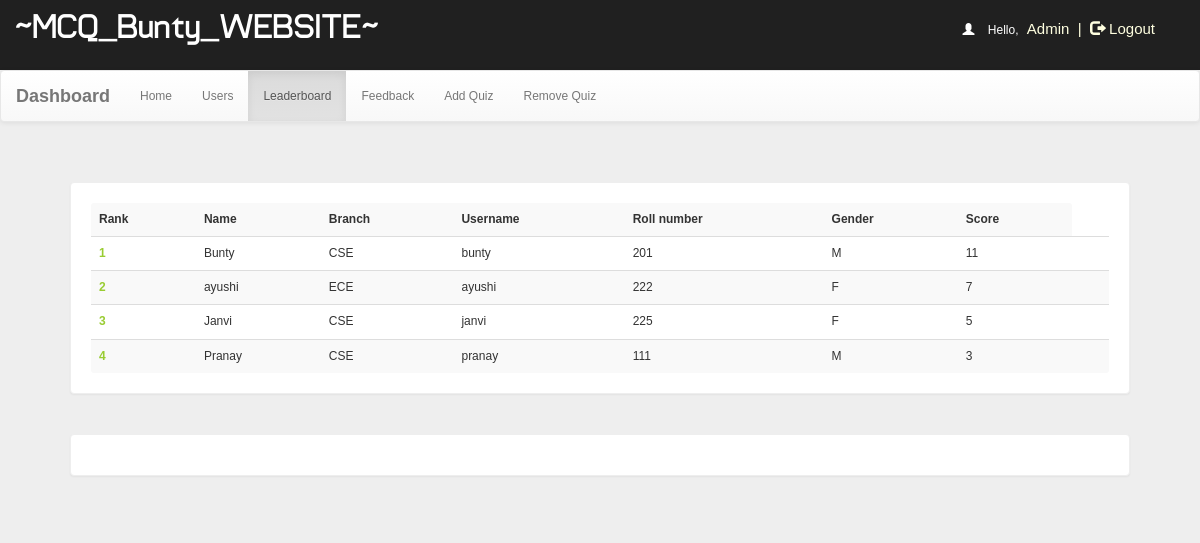
Page /dash.php?q=2 (signed in) on the committed database.
### tables this page shows
CREATE TABLE `rank` (
  `id` int(100) NOT NULL,
  `username` varchar(50) NOT NULL,
  `score` int(11) NOT NULL,
  `time` timestamp NOT NULL DEFAULT CURRENT_TIMESTAMP ON UPDATE CURRENT_TIMESTAMP
);

CREATE TABLE `user` (
  `id` int(100) NOT NULL,
  `name` varchar(50) NOT NULL,
  `rollno` varchar(20) NOT NULL,
  `branch` varchar(20) NOT NULL,
  `gender` varchar(5) NOT NULL,
  `username` varchar(50) NOT NULL,
  `phno` bigint(20) NOT NULL,
  `password` varchar(500) NOT NULL
);

### dash.php (the view, shortened to what this page needs)
<!DOCTYPE html PUBLIC "-//W3C//DTD XHTML 1.0 Transitional//EN" "http://www.w3.org/TR/xhtml1/DTD/xhtml1-transitional.dtd">
<html xmlns="http://www.w3.org/1999/xhtml">
<head>
<link  rel="stylesheet" href="css/bootstrap.min.css"/>
 <link  rel="stylesheet" href="css/bootstrap-theme.min.css"/>
 <link rel="stylesheet" href="css/main.css">
 <link  rel="stylesheet" href="css/font.css">
</head>
<body  style="background:#eee;">
<body  style="background:#eee;">
<div class="header">
<div class="row">
<div class="col-lg-6">
<span class="logo">~MCQ_Bunty_WEBSITE~</span></div>
<?php
include_once 'dbConnection.php';
if (!(isset($_SESSION['username']))  || ($_SESSION['key']) != '54585c506829293a2d4c3b68543b316e2e7a2d277858545a36362e5f39') {
    session_destroy();
    header("location:index.php");
} else {
    $name     = $_SESSION['name'];
    $username = $_SESSION['username'];
    echo '<span class="pull-right top title1" ><span style="color:white"><span class="glyphicon glyphicon-user" aria-hidden="true"></span>&nbsp;&nbsp;&nbsp;&nbsp;Hello,</span> <span class="log log1" style="color:lightyellow">' . $name . '&nbsp;&nbsp;|&nbsp;&nbsp;<a href="logout.php?q=account.php" style="color:lightyellow"><span class="glyphicon glyphicon-log-out" aria-hidden="true"></span>&nbsp;Logout</button></a></span>';
}
?>
</div></div>
<nav class="navbar navbar-default title1">
  <div class="container-fluid">
    <div class="navbar-header">
      <a class="navbar-brand" href="dash.php?q=0"><b>Dashboard</b></a>
    </div>
    <div class="collapse navbar-collapse" id="bs-example-navbar-collapse-1">
      <ul class="nav navbar-nav">
        <li <?php
if (@$_GET['q'] == 0)
    echo 'class="active"';
?>><a href="dash.php?q=0">Home<span class="sr-only">(current)</span></a></li>
        <li <?php
if (@$_GET['q'] == 1)
    echo 'class="active"';
?>><a href="dash.php?q=1">Users</a></li>
    <li <?php
if (@$_GET['q'] == 2)
    echo 'class="active"';
?>><a href="dash.php?q=2">Leaderboard</a></li>
    <li <?php
if (@$_GET['q'] == 3)
    echo 'class="active"';
?>><a href="dash.php?q=3">Feedback</a></li>
        <li <?php
if (@$_GET['q'] == 4)
    echo 'class="active"';
?>><a href="dash.php?q=4">Add Quiz</a></li>
        <li <?php
if (@$_GET['q'] == 5)
    echo 'class="active"';
?>><a href="dash.php?q=5">Remove Quiz</a></li>
      </ul>
          </div>
  </div>
</nav>
<div class="container">
<div class="row">
<div class="col-md-12">
<?php
if (@$_GET['q'] == 2) {
    if(isset($_GET['show'])){
        $show = $_GET['show'];
        $showfrom = (($show-1)*10) + 1;
        $showtill = $showfrom + 9;
    }
    else{
        $showfrom = 1;
    }
    $q = mysqli_query($con, "SELECT * FROM rank") or die('Error223');
    echo '<div class="panel title">
<table class="table table-striped title1" >
<tr><td style="vertical-align:middle"><b>Rank</b></td><td style="vertical-align:middle"><b>Name</b></td><td style="vertical-align:middle"><b>Branch</b></td><td style="vertical-align:middle"><b>Username</b></td><td style="vertical-align:middle"><b>Roll number</b></td><td style="vertical-align:middle"><b>Gender</b></td><td style="vertical-align:middle"><b>Score</b></td></tr>';
    $c = $showfrom-1;
    $total = mysqli_num_rows($q);
    if($total >= $showfrom){
        $q = mysqli_query($con, "SELECT * FROM rank ORDER BY score DESC, time ASC LIMIT ".($showfrom-1).",10") or die('Error223');
        while ($row = mysqli_fetch_array($q)) {
            $e = $row['username'];
            $s = $row['score'];
            $q12 = mysqli_query($con, "SELECT * FROM user WHERE username='$e' ") or die('Error231');
            while ($row = mysqli_fetch_array($q12)) {
                $name     = $row['name'];
                $branch   = $row['branch'];
                $username = $row['username'];
                $rollno     = $row['rollno'];
                $gender   = $row['gender'];
            }
            $c++;
            echo '<tr><td style="color:#99cc32"><b>' . $c . '</b></td><td style="vertical-align:middle">' . $name . '</td><td style="vertical-align:middle">' . $branch . '</td><td style="vertical-align:middle">' . $username . '</td><td style="vertical-align:middle">' . $rollno . '</td><td style="vertical-align:middle">' . $gender . '</td><td style="vertical-align:middle">' . $s . '</td><td style="vertical-align:middle">';
        }
    }
    else{
    }
    echo '</table></div>';
    echo '<div class="panel title"><table class="table table-striped title1" ><tr>';
    echo '</tr></table></div>';
}
?>
</div>
</div></div>
</body>
</html>

### css/main.css (style rules this page uses)
body { overflow-x:hidden;width:100%;font: 12px "Century Gothic", "Times Roman", sans-serif;background:#eee;min-height:550px;background-attachment:fixed; }
.panel { border-color:#eee;margin:40px;padding:20px;font: 15px "Century Gothic", "Times Roman", sans-serif; }
.title { font-family:'typo'; }
.header { background:#202020;height:70px; }
.logo { font-family:'typo';font-size:35px;color:#ffffff;margin:15px; }
.title1 { font: 12px "Century Gothic", "Times Roman", sans-serif; }
.top { margin-top:20px; }
.log1 { font: 15px 'Ubuntu', sans-serif;color:#0000ff;margin-left:10px; }
.log { margin:10px;margin-right:60px;margin-left:5px;color:#ffffb3;text-decoration:none;font-size:20px;font-size:15px; }

### rows in the picture
rank: user.name "Bunty", user.branch "CSE", user.username "bunty", user.rollno "201", user.gender "M", score "11"
rank: user.name "ayushi", user.branch "ECE", user.username "ayushi", user.rollno "222", user.gender "F", score "7"
rank: user.name "Janvi", user.branch "CSE", user.username "janvi", user.rollno "225", user.gender "F", score "5"
rank: user.name "Pranay", user.branch "CSE", user.username "pranay", user.rollno "111", user.gender "M", score "3"

### other values in the picture
$name "Admin"
